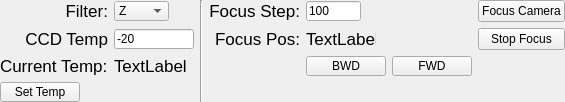
          <widget class="QWidget" name="tab_6">
           <attribute name="title">
            <string>Filter and Focus</string>
           </attribute>
           <layout class="QGridLayout" name="gridLayout_18">
            <property name="leftMargin">
             <number>0</number>
            </property>
            <property name="topMargin">
             <number>0</number>
            </property>
            <property name="rightMargin">
             <number>0</number>
            </property>
            <property name="bottomMargin">
             <number>0</number>
            </property>
            <item row="0" column="1">
             <layout class="QGridLayout" name="gridLayout_17">
              <item row="3" column="0">
               <widget class="QPushButton" name="SetTempButton">
                <property name="sizePolicy">
                 <sizepolicy hsizetype="Maximum" vsizetype="Maximum">
                  <horstretch>0</horstretch>
                  <verstretch>0</verstretch>
                 </sizepolicy>
                </property>
                <property name="minimumSize">
                 <size>
                  <width>0</width>
                  <height>15</height>
                 </size>
                </property>
                <property name="maximumSize">
                 <size>
                  <width>16777215</width>
                  <height>20</height>
                 </size>
                </property>
                <property name="text">
                 <string>Set Temp</string>
                </property>
               </widget>
              </item>
              <item row="0" column="3">
               <widget class="QLabel" name="label_24">
                <property name="sizePolicy">
                 <sizepolicy hsizetype="Preferred" vsizetype="Maximum">
                  <horstretch>0</horstretch>
                  <verstretch>0</verstretch>
                 </sizepolicy>
                </property>
                <property name="minimumSize">
                 <size>
                  <width>0</width>
                  <height>15</height>
                 </size>
                </property>
                <property name="maximumSize">
                 <size>
                  <width>16777215</width>
                  <height>20</height>
                 </size>
                </property>
                <property name="font">
                 <font>
                  <pointsize>13</pointsize>
                 </font>
                </property>
                <property name="text">
                 <string>Focus Step:</string>
                </property>
                <property name="alignment">
                 <set>Qt::AlignRight|Qt::AlignTrailing|Qt::AlignVCenter</set>
                </property>
               </widget>
              </item>
              <item row="1" column="5">
               <widget class="QPushButton" name="StopFocus">
                <property name="text">
                 <string>Stop Focus</string>
                </property>
               </widget>
              </item>
              <item row="1" column="3">
               <widget class="QLabel" name="label_23">
                <property name="sizePolicy">
                 <sizepolicy hsizetype="Preferred" vsizetype="Maximum">
                  <horstretch>0</horstretch>
                  <verstretch>0</verstretch>
                 </sizepolicy>
                </property>
                <property name="minimumSize">
                 <size>
                  <width>0</width>
                  <height>15</height>
                 </size>
                </property>
                <property name="maximumSize">
                 <size>
                  <width>16777215</width>
                  <height>20</height>
                 </size>
                </property>
                <property name="font">
                 <font>
                  <pointsize>13</pointsize>
                 </font>
                </property>
                <property name="text">
                 <string>Focus Pos:</string>
                </property>
                <property name="alignment">
                 <set>Qt::AlignRight|Qt::AlignTrailing|Qt::AlignVCenter</set>
                </property>
               </widget>
              </item>
              <item row="0" column="4">
               <widget class="QLineEdit" name="FocStep">
                <property name="sizePolicy">
                 <sizepolicy hsizetype="Maximum" vsizetype="Maximum">
                  <horstretch>0</horstretch>
                  <verstretch>0</verstretch>
                 </sizepolicy>
                </property>
                <property name="minimumSize">
                 <size>
                  <width>0</width>
                  <height>15</height>
                 </size>
                </property>
                <property name="maximumSize">
                 <size>
                  <width>55</width>
                  <height>20</height>
                 </size>
                </property>
                <property name="text">
                 <string>100</string>
                </property>
               </widget>
              </item>
              <item row="1" column="1">
               <widget class="QLineEdit" name="SetTempValue">
                <property name="sizePolicy">
                 <sizepolicy hsizetype="Maximum" vsizetype="Maximum">
                  <horstretch>0</horstretch>
                  <verstretch>0</verstretch>
                 </sizepolicy>
                </property>
                <property name="minimumSize">
                 <size>
                  <width>0</width>
                  <height>15</height>
                 </size>
                </property>
                <property name="maximumSize">
                 <size>
                  <width>80</width>
                  <height>20</height>
                 </size>
                </property>
                <property name="text">
                 <string>-20</string>
                </property>
               </widget>
              </item>
              <item row="0" column="5">
               <widget class="QPushButton" name="FocusCameraButton">
                <property name="sizePolicy">
                 <sizepolicy hsizetype="Minimum" vsizetype="Maximum">
                  <horstretch>0</horstretch>
                  <verstretch>0</verstretch>
                 </sizepolicy>
                </property>
                <property name="font">
                 <font>
                  <weight>50</weight>
                  <bold>false</bold>
                 </font>
                </property>
                <property name="text">
                 <string>Focus Camera</string>
                </property>
               </widget>
              </item>
              <item row="0" column="0">
               <widget class="QLabel" name="label_22">
                <property name="sizePolicy">
                 <sizepolicy hsizetype="Preferred" vsizetype="Maximum">
                  <horstretch>0</horstretch>
                  <verstretch>0</verstretch>
                 </sizepolicy>
                </property>
                <property name="minimumSize">
                 <size>
                  <width>0</width>
                  <height>15</height>
                 </size>
                </property>
                <property name="maximumSize">
                 <size>
                  <width>16777215</width>
                  <height>20</height>
                 </size>
                </property>
                <property name="font">
                 <font>
                  <pointsize>13</pointsize>
                 </font>
                </property>
                <property name="text">
                 <string>Filter:</string>
                </property>
                <property name="alignment">
                 <set>Qt::AlignRight|Qt::AlignTrailing|Qt::AlignVCenter</set>
                </property>
               </widget>
              </item>
              <item row="1" column="0">
               <widget class="QLabel" name="label_28">
                <property name="sizePolicy">
                 <sizepolicy hsizetype="Preferred" vsizetype="Maximum">
                  <horstretch>0</horstretch>
                  <verstretch>0</verstretch>
                 </sizepolicy>
                </property>
                <property name="minimumSize">
                 <size>
                  <width>0</width>
                  <height>15</height>
                 </size>
                </property>
                <property name="maximumSize">
                 <size>
                  <width>16777215</width>
                  <height>20</height>
                 </size>
                </property>
                <property name="font">
                 <font>
                  <pointsize>13</pointsize>
                 </font>
                </property>
                <property name="text">
                 <string>CCD Temp</string>
                </property>
                <property name="alignment">
                 <set>Qt::AlignRight|Qt::AlignTrailing|Qt::AlignVCenter</set>
                </property>
               </widget>
              </item>
              <item row="2" column="0">
               <widget class="QLabel" name="label">
                <property name="font">
                 <font>
                  <pointsize>13</pointsize>
                 </font>
                </property>
                <property name="text">
                 <string>Current Temp:</string>
                </property>
               </widget>
              </item>
              <item row="2" column="1">
               <widget class="QLabel" name="CCDTemp">
                <property name="sizePolicy">
                 <sizepolicy hsizetype="Maximum" vsizetype="Maximum">
                  <horstretch>0</horstretch>
                  <verstretch>0</verstretch>
                 </sizepolicy>
                </property>
                <property name="minimumSize">
                 <size>
                  <width>0</width>
                  <height>15</height>
                 </size>
                </property>
                <property name="maximumSize">
                 <size>
                  <width>80</width>
                  <height>20</height>
                 </size>
                </property>
                <property name="font">
                 <font>
                  <pointsize>13</pointsize>
                 </font>
                </property>
                <property name="text">
                 <string>TextLabel</string>
                </property>
               </widget>
              </item>
              <item row="0" column="1">
               <widget class="QComboBox" name="FilterVal">
                <property name="sizePolicy">
                 <sizepolicy hsizetype="Maximum" vsizetype="Maximum">
                  <horstretch>0</horstretch>
                  <verstretch>0</verstretch>
                 </sizepolicy>
                </property>
                <property name="minimumSize">
                 <size>
                  <width>0</width>
                  <height>15</height>
                 </size>
                </property>
                <property name="maximumSize">
                 <size>
                  <width>55</width>
                  <height>20</height>
                 </size>
                </property>
                <property name="currentText">
                 <string>Z</string>
                </property>
                <item>
                 <property name="text">
                  <string>Z</string>
                 </property>
                </item>
                <item>
                 <property name="text">
                  <string>I</string>
                 </property>
                </item>
                <item>
                 <property name="text">
                  <string>R</string>
                 </property>
                </item>
                <item>
                 <property name="text">
                  <string>G</string>
                 </property>
                </item>
                <item>
                 <property name="text">
                  <string>H-Alpha</string>
                 </property>
                </item>
               </widget>
              </item>
              <item row="1" column="4">
               <widget class="QLabel" name="FocPosition">
                <property name="sizePolicy">
                 <sizepolicy hsizetype="Maximum" vsizetype="Maximum">
                  <horstretch>0</horstretch>
                  <verstretch>0</verstretch>
                 </sizepolicy>
                </property>
                <property name="minimumSize">
                 <size>
                  <width>0</width>
                  <height>15</height>
                 </size>
                </property>
                <property name="maximumSize">
                 <size>
                  <width>70</width>
                  <height>20</height>
                 </size>
                </property>
                <property name="font">
                 <font>
                  <pointsize>13</pointsize>
                 </font>
                </property>
                <property name="text">
                 <string>TextLabel</string>
                </property>
               </widget>
              </item>
              <item row="2" column="4">
               <layout class="QHBoxLayout" name="horizontalLayout">
                <item>
                 <widget class="QPushButton" name="BKWButton">
                  <property name="sizePolicy">
                   <sizepolicy hsizetype="Maximum" vsizetype="Maximum">
                    <horstretch>0</horstretch>
                    <verstretch>0</verstretch>
                   </sizepolicy>
                  </property>
                  <property name="minimumSize">
                   <size>
                    <width>0</width>
                    <height>15</height>
                   </size>
                  </property>
                  <property name="maximumSize">
                   <size>
                    <width>100</width>
                    <height>20</height>
                   </size>
                  </property>
                  <property name="text">
                   <string>BWD</string>
                  </property>
                 </widget>
                </item>
                <item>
                 <widget class="QPushButton" name="FWDButton">
                  <property name="sizePolicy">
                   <sizepolicy hsizetype="Maximum" vsizetype="Maximum">
                    <horstretch>0</horstretch>
                    <verstretch>0</verstretch>
                   </sizepolicy>
                  </property>
                  <property name="minimumSize">
                   <size>
                    <width>0</width>
                    <height>15</height>
                   </size>
                  </property>
                  <property name="maximumSize">
                   <size>
                    <width>100</width>
                    <height>20</height>
                   </size>
                  </property>
                  <property name="text">
                   <string>FWD</string>
                  </property>
                 </widget>
                </item>
               </layout>
              </item>
              <item row="0" column="2" rowspan="4">
               <widget class="Line" name="line_7">
                <property name="orientation">
                 <enum>Qt::Vertical</enum>
                </property>
               </widget>
              </item>
             </layout>
            </item>
           </layout>
          </widget>
